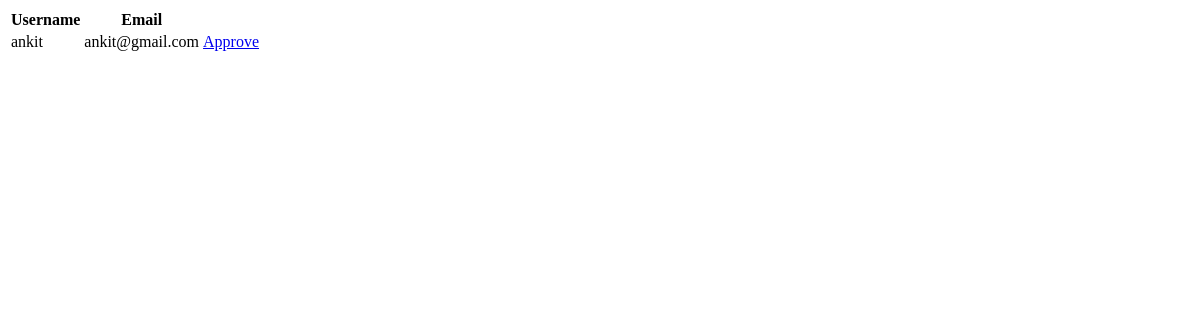
/todo/pending_requests/, run on an earlier commit of the app's database.
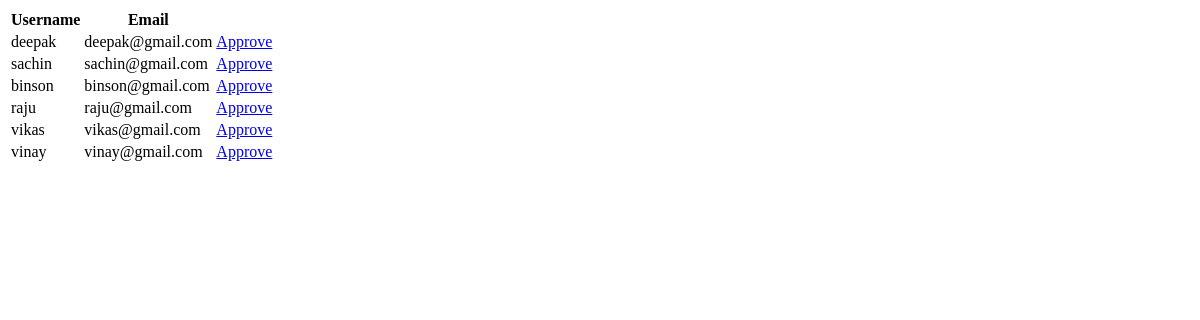
And on a later commit of the database.
### registration/models.py (models this page shows, shortened)
class Profile(models.Model):
    user = models.OneToOneField(User, on_delete=models.CASCADE)
    is_admin = models.BooleanField(default=False)
    is_active = models.BooleanField(default=False)
    group = models.ForeignKey(Group, on_delete=models.PROTECT)

### registration/views.py (the view)
# urls.py: url(r'pending_requests/',user_view.get_pending_request, name='pending_requests'),
def get_pending_request(request):
    pending_requests = Profile.objects.filter(is_active=False)
    return render(request, "registration/pending_requests.html", {"pending_requests": pending_requests})

### registration/templates/registration/pending_requests.html
<table>
    <thead>
        <th>Username</th>
        <th>Email</th>
    </thead>
    <tbody>
    {% for request in pending_requests %}
        <tr>
            <td>
                {{request.user.username}}
            </td>
            <td>
                {{request.user.email}}
            </td>
            <td><a href="{% url 'registration:approve' user_id=request.user.id %}">Approve</a></td>
        </tr>
    {% endfor %}
    </tbody>
</table>

What changed in the data, as far as the page shows it:
removed Profile: user.username "ankit", user.email "ankit@gmail.com"
added Profile: user.username "deepak", user.email "deepak@gmail.com"
added Profile: user.username "sachin", user.email "sachin@gmail.com"
added Profile: user.username "binson", user.email "binson@gmail.com"
added Profile: user.username "raju", user.email "raju@gmail.com"
added Profile: user.username "vikas", user.email "vikas@gmail.com"
added Profile: user.username "vinay", user.email "vinay@gmail.com"
